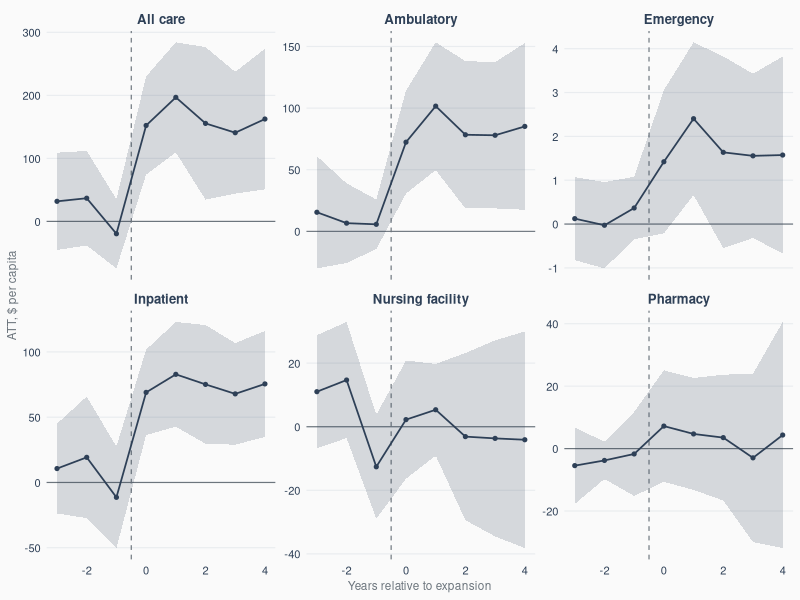
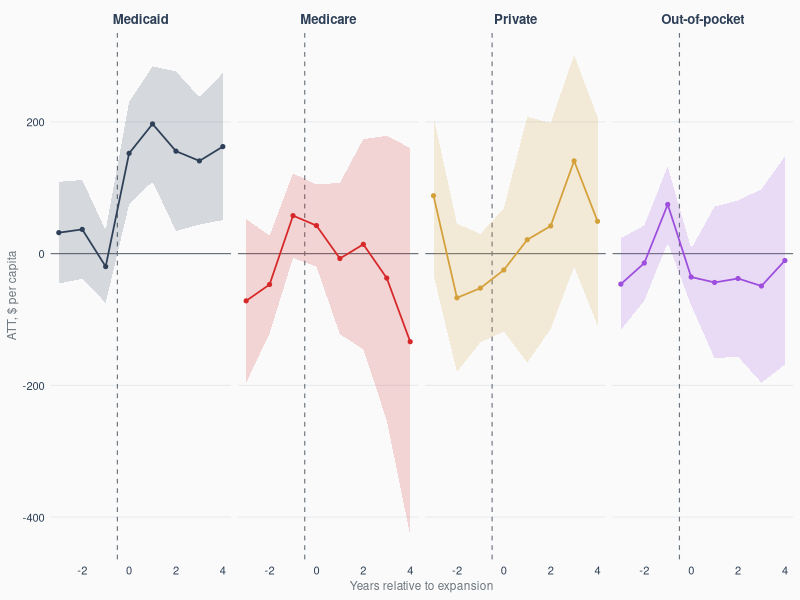
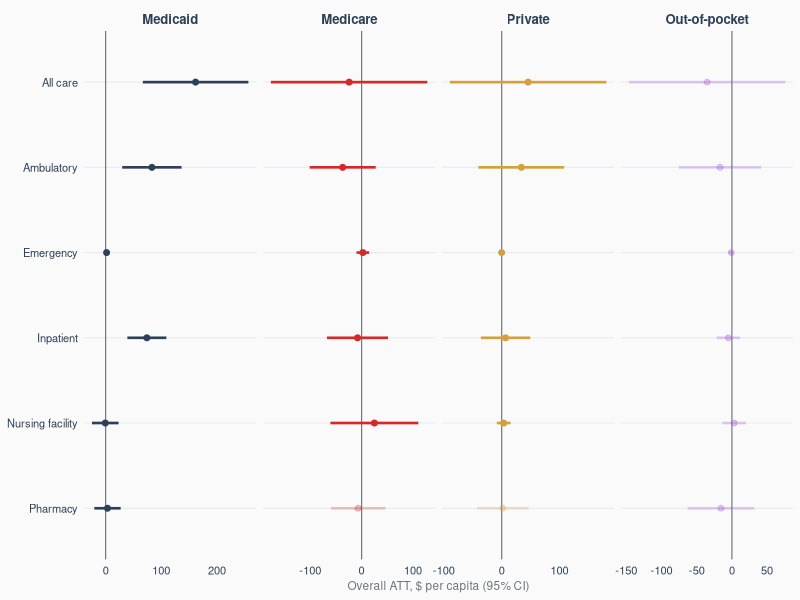
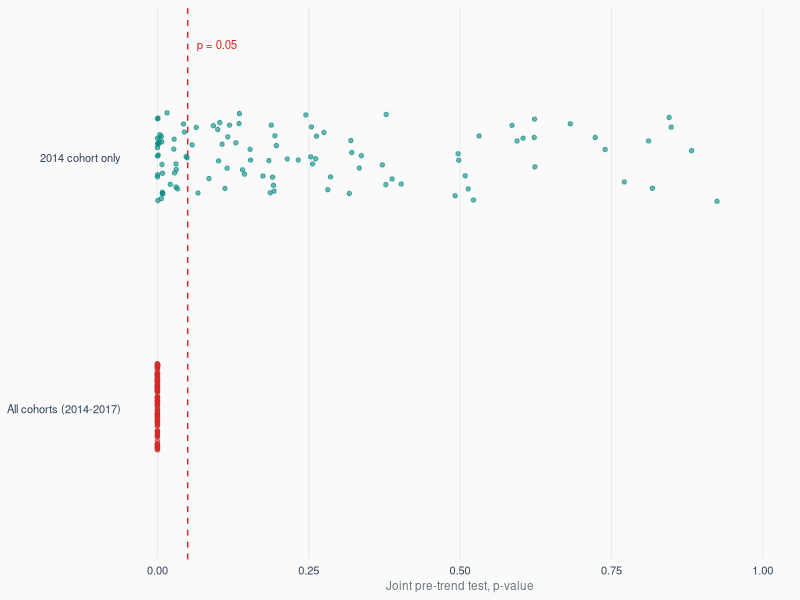
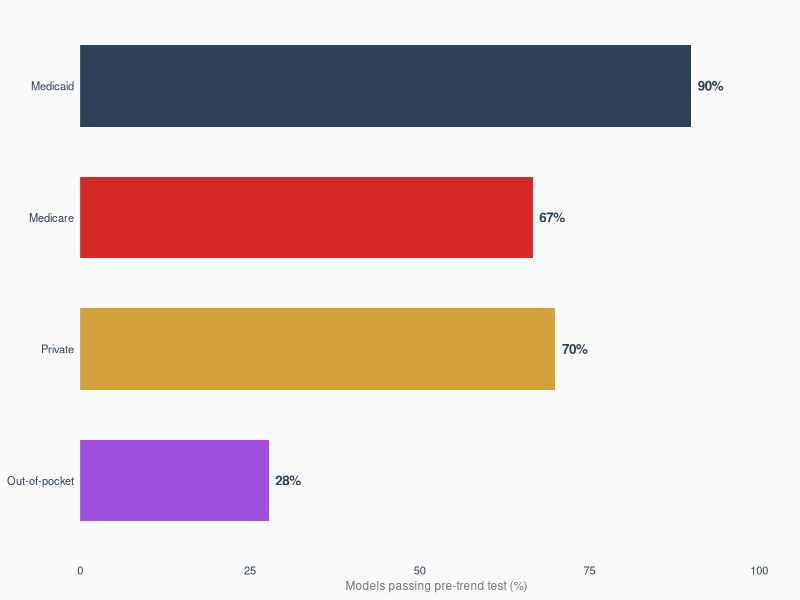

These charts were generated, in order, by the following R code:
# Figures for slides/medicaid_expansion_results.tex
# Palette matches the deck's Warm Professional colours.

library(data.table)
library(ggplot2)

NAVY <- "#2E4057"; TEAL <- "#048A81"; ORANGE <- "#E85D04"; PURPLE <- "#9D4EDD"
WGRAY <- "#6C757D"; LGRAY <- "#E9ECEF"; RED <- "#D62828"; GOLD <- "#D4A03A"
BG <- "#FAFAFA"

payer_col <- c(mdcd = NAVY, mdcr = RED, priv = GOLD, oop = PURPLE)
payer_lab <- c(mdcd = "Medicaid", mdcr = "Medicare", priv = "Private", oop = "Out-of-pocket")
toc_lab   <- c(Total = "All care", AM = "Ambulatory", ED = "Emergency",
               IP = "Inpatient", NF = "Nursing facility", RX = "Pharmacy")

base <- function(sz = 10) {
  theme_minimal(base_size = sz) +
    theme(plot.background  = element_rect(fill = BG, colour = NA),
          panel.background = element_rect(fill = BG, colour = NA),
          panel.grid.minor = element_blank(),
          panel.grid.major.x = element_blank(),
          panel.grid.major.y = element_line(colour = LGRAY, linewidth = 0.4),
          axis.title = element_text(colour = WGRAY, size = rel(0.85)),
          axis.text  = element_text(colour = NAVY),
          strip.text = element_text(colour = NAVY, face = "bold", size = rel(0.95)),
          plot.title = element_text(colour = NAVY, face = "bold", size = rel(1.05)),
          legend.position = "none",
          text = element_text(colour = NAVY))
}
sv <- function(p, f, w, h) ggsave(file.path("slides/figures", f), p, width = w, height = h, device = "pdf")

est <- fread("results/event_study_estimates.csv")
ovr <- fread("results/overall_att.csv")
pre <- fread("results/pretrend_tests.csv")

# --- 1. Medicaid event study, per capita, by type of care -----------------
d1 <- est[spec == "main" & sample == "c2014" & payer == "mdcd" &
          outcome == "spend_per_capita_mean" & event_time %between% c(-3, 4)]
d1[, toc_f := factor(toc_lab[toc], levels = toc_lab)]
p1 <- ggplot(d1, aes(event_time, att)) +
  geom_hline(yintercept = 0, colour = WGRAY, linewidth = 0.4) +
  geom_vline(xintercept = -0.5, colour = WGRAY, linetype = "dashed", linewidth = 0.4) +
  geom_ribbon(aes(ymin = lower, ymax = upper), fill = NAVY, alpha = 0.18) +
  geom_line(colour = NAVY, linewidth = 0.6) +
  geom_point(colour = NAVY, size = 1.1) +
  facet_wrap(~toc_f, scales = "free_y", nrow = 2) +
  scale_x_continuous(breaks = c(-2, 0, 2, 4)) +
  labs(x = "Years relative to expansion", y = "ATT, $ per capita") + base()
sv(p1, "es_mdcd.pdf", 6.4, 2.75)

# --- 2. All four payers, all care ----------------------------------------
d2 <- est[spec == "main" & sample == "c2014" & toc == "Total" &
          outcome == "spend_per_capita_mean" & event_time %between% c(-3, 4)]
d2[, payer_f := factor(payer_lab[payer], levels = payer_lab)]
p2 <- ggplot(d2, aes(event_time, att, colour = payer, fill = payer)) +
  geom_hline(yintercept = 0, colour = WGRAY, linewidth = 0.4) +
  geom_vline(xintercept = -0.5, colour = WGRAY, linetype = "dashed", linewidth = 0.4) +
  geom_ribbon(aes(ymin = lower, ymax = upper), alpha = 0.18, colour = NA) +
  geom_line(linewidth = 0.6) + geom_point(size = 1.1) +
  facet_wrap(~payer_f, nrow = 1) +
  scale_colour_manual(values = payer_col) + scale_fill_manual(values = payer_col) +
  scale_x_continuous(breaks = c(-2, 0, 2, 4)) +
  labs(x = "Years relative to expansion", y = "ATT, $ per capita") + base()
sv(p2, "es_payers.pdf", 6.4, 2.5)

# --- 3. Overall ATT, spending per capita, with pre-test flag --------------
d3 <- merge(ovr[spec == "main" & sample == "c2014" & outcome == "spend_per_capita_mean"],
            pre[outcome == "spend_per_capita_mean", .(payer, toc, outcome, p_2014)],
            by = c("payer", "toc", "outcome"))
d3[, `:=`(lo = overall_att - 1.96 * overall_se, hi = overall_att + 1.96 * overall_se,
          toc_f = factor(toc_lab[toc], levels = rev(toc_lab)),
          payer_f = factor(payer_lab[payer], levels = payer_lab),
          pt = fifelse(p_2014 >= 0.05, "passes", "fails"))]
p3 <- ggplot(d3, aes(overall_att, toc_f, colour = payer, alpha = pt)) +
  geom_vline(xintercept = 0, colour = WGRAY, linewidth = 0.4) +
  geom_errorbar(aes(xmin = lo, xmax = hi), orientation = "y", width = 0, linewidth = 0.9) +
  geom_point(size = 1.7) +
  facet_wrap(~payer_f, nrow = 1, scales = "free_x") +
  scale_colour_manual(values = payer_col) +
  scale_alpha_manual(values = c(passes = 1, fails = 0.28)) +
  labs(x = "Overall ATT, $ per capita (95% CI)", y = NULL) + base()
sv(p3, "att_percapita.pdf", 6.4, 2.6)

# --- 4. Pre-test p-values: staggered sample vs 2014 cohort ----------------
d4 <- melt(pre, id.vars = c("payer", "toc", "outcome"),
           measure.vars = c("p_all", "p_2014"), variable.name = "smp", value.name = "p")
d4[, smp_f := factor(smp, levels = c("p_all", "p_2014"),
                     labels = c("All cohorts (2014-2017)", "2014 cohort only"))]
p4 <- ggplot(d4, aes(p, smp_f, colour = smp)) +
  geom_vline(xintercept = 0.05, colour = RED, linetype = "dashed", linewidth = 0.5) +
  geom_jitter(width = 0, height = 0.18, size = 1.2, alpha = 0.6) +
  annotate("text", x = 0.065, y = 2.45, label = "p = 0.05", colour = RED,
           hjust = 0, size = 2.9) +
  scale_colour_manual(values = c(p_all = RED, p_2014 = TEAL)) +
  scale_x_continuous(limits = c(0, 1)) +
  labs(x = "Joint pre-trend test, p-value", y = NULL) +
  base() + theme(panel.grid.major.y = element_blank(),
                 panel.grid.major.x = element_line(colour = LGRAY, linewidth = 0.4))
sv(p4, "pretest.pdf", 6.4, 1.95)

# --- 5. Pre-test pass rate by payer, 2014 cohort -------------------------
d5 <- pre[, .(pass = mean(p_2014 >= 0.05) * 100, n = .N), by = payer]
d5[, payer_f := factor(payer_lab[payer], levels = rev(payer_lab))]
p5 <- ggplot(d5, aes(pass, payer_f, fill = payer)) +
  geom_col(width = 0.62) +
  geom_text(aes(label = sprintf("%.0f%%", pass)), hjust = -0.25,
            colour = NAVY, fontface = "bold", size = 3.4) +
  scale_fill_manual(values = payer_col) +
  scale_x_continuous(limits = c(0, 105), expand = c(0, 0)) +
  labs(x = "Models passing pre-trend test (%)", y = NULL) +
  base() + theme(panel.grid.major.y = element_blank())
sv(p5, "pass_rate.pdf", 5.8, 2.15)

message("Figures written to slides/figures/")
